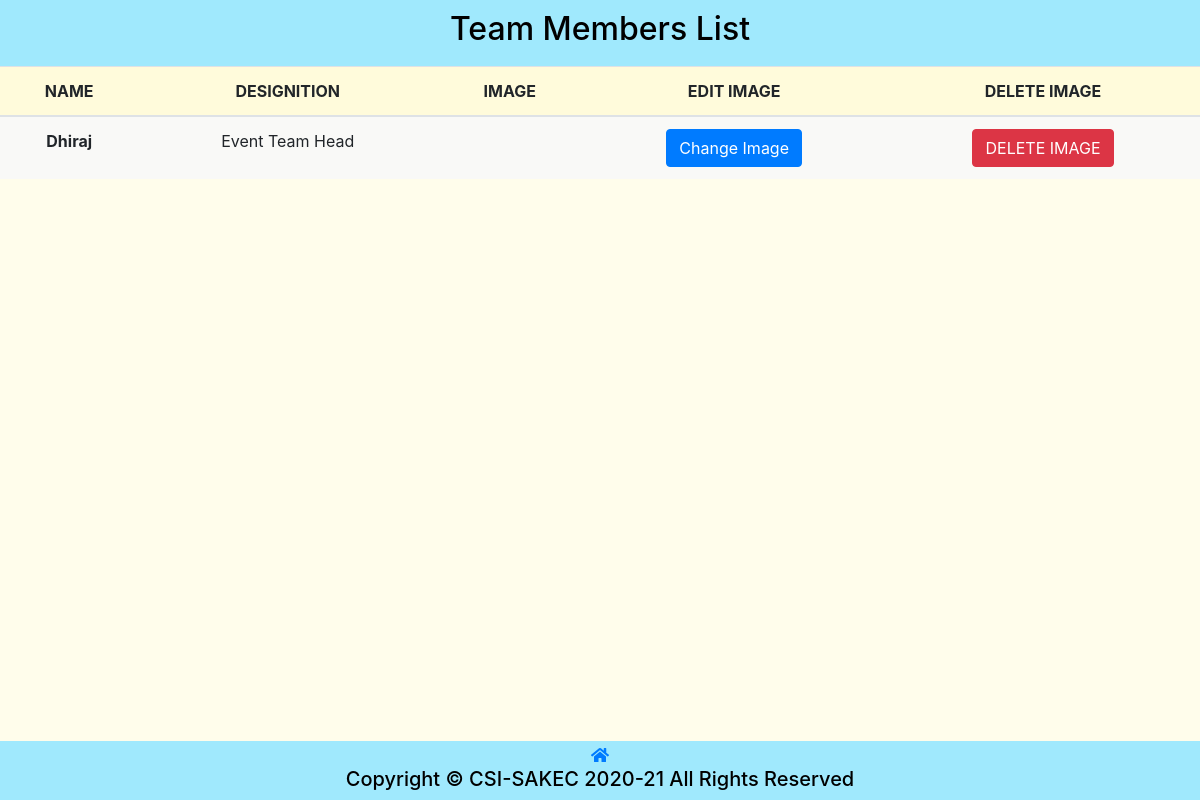
The app's page /coordinator.php, older data.
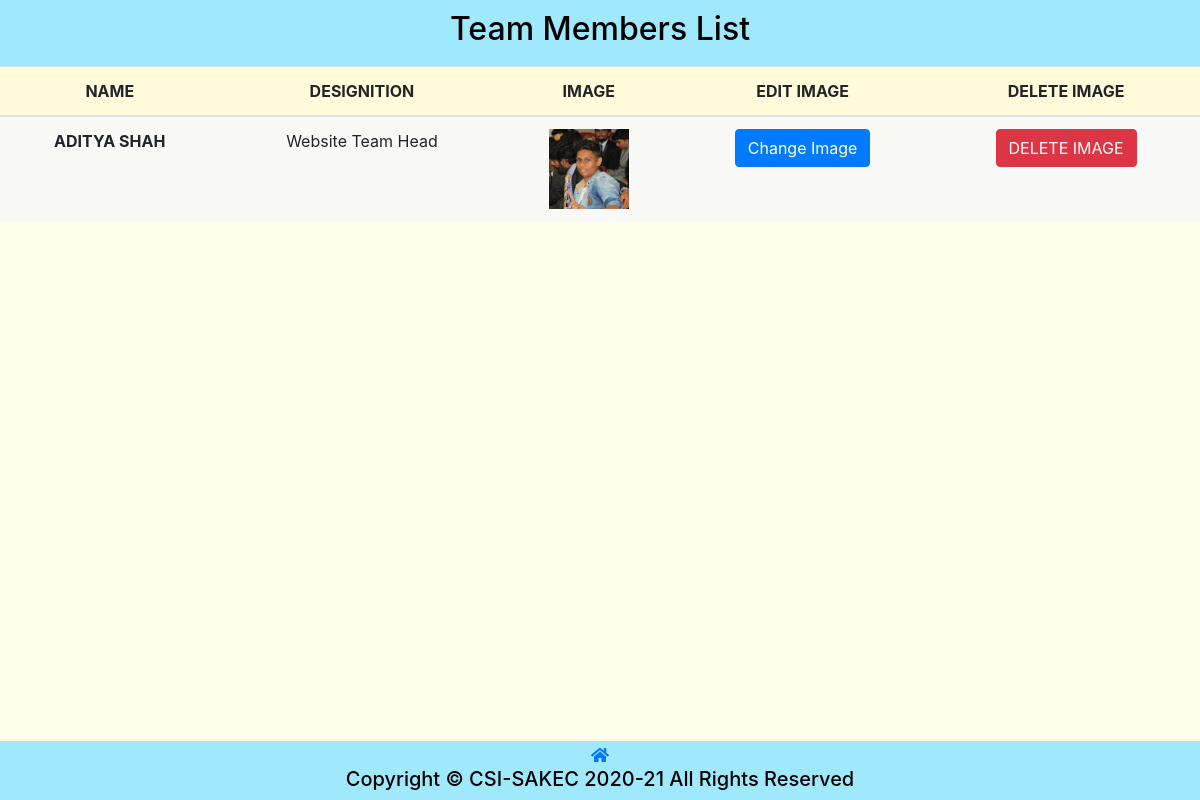
The same page, newer data.
### tables this page shows
CREATE TABLE `csi_userdata` (
  `id` int(11) NOT NULL,
  `name` varchar(255) NOT NULL,
  `year` varchar(5) NOT NULL,
  `division` varchar(10) DEFAULT NULL,
  `rollNo` int(10) DEFAULT NULL,
  `emailID` varchar(50) NOT NULL,
  `phonenumber` bigint(10) NOT NULL,
  `branch` varchar(10) NOT NULL,
  `role` int(15) NOT NULL,
  `gender` varchar(10) NOT NULL,
  `organization` varchar(255) NOT NULL DEFAULT 'sakec'
);

CREATE TABLE `csi_role` (
  `id` int(11) NOT NULL,
  `role_name` varchar(256) NOT NULL,
  `main_page_edit` tinyint(4) NOT NULL DEFAULT 0,
  `user_data` tinyint(4) NOT NULL DEFAULT 0,
  `role` tinyint(4) NOT NULL DEFAULT 0,
  `add_event` tinyint(4) NOT NULL DEFAULT 0,
  `budget` tinyint(4) NOT NULL DEFAULT 0,
  `manage_event` tinyint(4) NOT NULL DEFAULT 0,
  `edit_attendance` tinyint(4) NOT NULL DEFAULT 0,
  `permission_letter` tinyint(4) NOT NULL DEFAULT 0,
  `report` tinyint(4) NOT NULL DEFAULT 0,
  `confirm_event_registration` tinyint(4) NOT NULL DEFAULT 0,
  `content_repository` tinyint(4) NOT NULL DEFAULT 0,
  `feedback_response` tinyint(4) NOT NULL DEFAULT 0,
  `query` tinyint(4) NOT NULL DEFAULT 0,
  `reply_log` tinyint(4) NOT NULL DEFAULT 0,
  `audit` tinyint(4) NOT NULL DEFAULT 0,
  `confirm_membership` tinyint(4) NOT NULL DEFAULT 0
);

CREATE TABLE `csi_coordinator` (
  `id` int(100) NOT NULL,
  `user_id` int(11) NOT NULL,
  `image` text NOT NULL
);

### config.php (called while the page is built, shortened)
<?php
    $conn = mysqli_connect(DB_SERVER, DB_USERNAME, DB_PASSWORD, DB_NAME);
    function execute($sql){
        global $conn;
        return mysqli_query($conn, $sql);
    }
?>

### coordinator.php (the view, shortened to what this page needs)
<!DOCTYPE html>
<html lang="en" xmlns="http://www.w3.org/1999/xhtml">
<head>
    <link rel="stylesheet" href="plugins/bootstrap-4.6.0-dist/css/bootstrap.min.css">
    <link rel="stylesheet" href="css/membership.css?v=<?php echo time(); ?>">
</head>
<?php
    require_once "config.php";
?>
<body>
    <header>
        <h2 style="text-align: center;">Team Members List</h2>
</header>
    <div class="members">
        <table class="table">
            <thead class="black white-text">
                <tr>
                    <th scope="col">NAME</th>
                    <th>DESIGNITION</th>
                    <th>IMAGE</th>
                    <th>EDIT IMAGE</th>
                    <th>DELETE IMAGE</th>
                </tr>
            </thead>
            <tbody>
                <?php
                    $result= execute(   "SELECT u.id as user_id, u.name as name, r.role_name as duty
                                        FROM `csi_userdata` as u,`csi_role` as r
                                        WHERE u.role = r.id and (r.role_name like '%Coordinator%' || r.role_name = 'General Secretary' || r.role_name like '%Team%')");
                    while($row = mysqli_fetch_assoc($result)) {
                        $resultimage= execute("SELECT image FROM `csi_coordinator` WHERE user_id = ".$row['user_id']);
                        $image_count = mysqli_num_rows($resultimage);
                ?>
                        <div class="table-content" style="font-size: large;">
                            <tr>
                                <th scope="row"><?php echo $row['name']; ?></th>
                                <td><?php echo $row['duty']; ?></td>
                                    <td>
                                        <?php
                                            if($image_count == 1){
                                                $rowimage = mysqli_fetch_array($resultimage);
                                        ?>
                                                <a target="_blank" href="Coordinator_Images/<?php echo $rowimage['image']; ?>">
                                                <img src="Coordinator_Images/<?php echo $rowimage['image']; ?>" alt="Forest" style="width:80px">
                                        <?php
                                            }
                                        ?>
                                        </a>
                                    </td>
                                    <td>
                                        <div id="<?php echo 'reply'.$row['user_id']; ?>">
                                            <button type="button" onClick="<?php echo 'addTextArea('.$row['user_id'].');'; ?>" class="btn btn-primary">Change Image</button>
                                        </div>
                                    </td>
                                <form action="<?php echo htmlspecialchars($_SERVER["PHP_SELF"]);?>" method="POST">
                                    <td>
                                        <button type='submit' name="delete_id_btn" class='btn btn-danger'>DELETE IMAGE</button>
                                    </td>
                                </form>
                            </tr>
                        </div>
                <?php
                    }
                ?>
            </tbody>
        </table>
        <div class="spacer" style="height:30px;"></div>
    </div>
    <div class="footer">
        <div class="spacer" style="height:2px;"></div>
        <a href="index.php"><i class="fas fa-home"></i></a>
        <h5>Copyright &copy; CSI-SAKEC 2020-21 All Rights Reserved</h5>
    </div>
</body>
</html>

Row changes from the older to the newer data that the page shows:
removed csi_userdata: name "Dhiraj", role.role_name "Event Team Head"
added csi_userdata: name "ADITYA SHAH", role.role_name "Website Team Head", csi_coordinator.image (picture)
